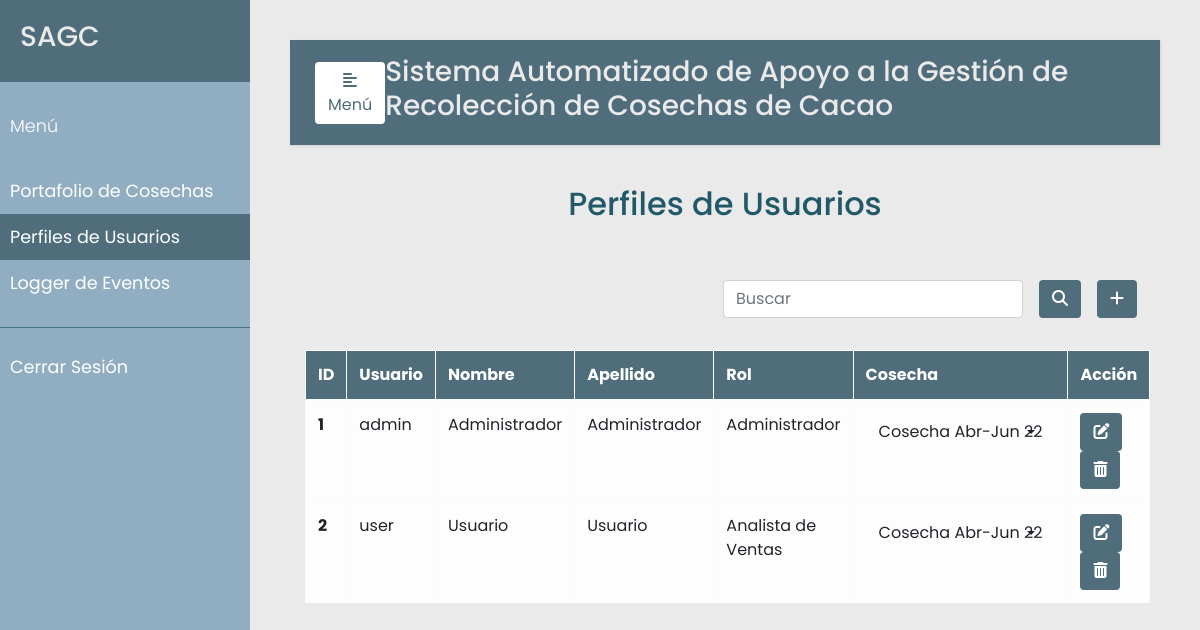
/perfiles (signed in), run on an earlier commit of the app's database.
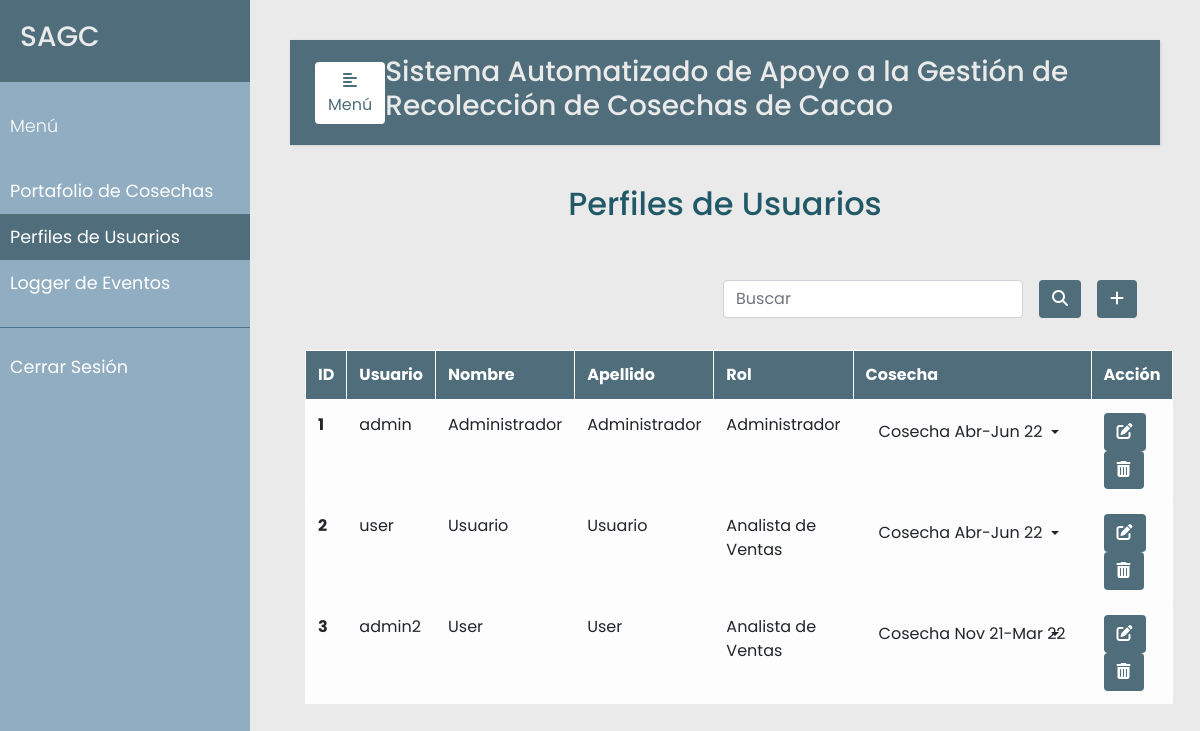
And on a later commit of the database.
### src/models.py (models this page shows, shortened)
class Usuario(db.Model):
    __tablename__ = 'usuarios'
    id = db.Column(db.Integer, primary_key=True)
    nombre_usuario = db.Column(db.String(20), nullable=False, unique=True)
    nombre = db.Column(db.String(30), nullable=False)
    apellido = db.Column(db.String(30), nullable=False)
    password = db.Column(db.String(80), nullable=False)
    rol = db.Column(db.Integer, db.ForeignKey('rols.id'), nullable=False)
    cosechas = db.relationship('Cosecha', secondary=user_cosecha, backref='usuarios', lazy=True)

class Rol(db.Model):
    __tablename__ = 'rols'
    id = db.Column(db.Integer, primary_key=True)
    nombre = db.Column(db.String(120), nullable=False, unique=True)
    user = db.relationship('Usuario', backref='rols', lazy=True)

class Cosecha(db.Model):
    __tablename__ = 'cosechas'
    id = db.Column(db.Integer, primary_key=True)
    descripcion = db.Column(db.String(120), unique=True)
    inicio = db.Column(db.DateTime, nullable=False)
    cierre = db.Column(db.DateTime, nullable=False)
    estado = db.Column(db.Boolean, default=True)
    compras = db.relationship('Compra', backref='cosechas')

### src/perfiles.py (the view, shortened to what this page needs)
@app.route("/perfiles", methods=['GET', 'POST'])
@login_required
@admin_only
def perfiles():
    error=None
    usuarios = Usuario.query.all()
    cosechas = Cosecha.query.all()
    rols = Rol.query.all()
    return render_template("perfiles.html", error=error, usuarios=usuarios, rols=rols, cosechas=cosechas)

### src/decoradores.py (called while the page is built)
def login_required(f):
    @wraps(f)
    def wrap(*args, **kwargs):
        if 'logged_in' in session:
            return f(*args, **kwargs)
        else:
            flash('Necesitas iniciar sesión primero')
            return redirect(url_for('login'))
    return wrap

def admin_only(f):
    @wraps(f)
    def wrap(*args, **kwargs):
        if 'rol_admin' in session and session['rol_admin'] == True:
            return f(*args, **kwargs)
        else:
            flash("Debes ser administrador para ver 'Perfiles de Usuarios'.")
            return redirect(url_for('recolector'))
    return wrap

### templates/perfiles.html (shortened to what this page needs)
{% extends "base.html" %}
{% set active_page = "perfiles" %}
{% block content %}
    <div class="container h-100">
        <p class="text-center h2 fw-bold mb-5 mx-1 mx-md-4 mt-4">Perfiles de Usuarios</p>
        <div class="d-flex flex-row-reverse bd-highlight">
            <div class="p-2 bd-highlight">
              <button type="button" class="btn" style="color:#fff; background-color:#4F6D7A;" data-toggle="modal" data-target="#exampleModalLong">
                <i class="fa-solid fa-plus"></i>
              </button>
            </div>
            <div class="p-2 bd-highlight" style="display:flex; align-content: flex-end;">
              <form action='/perfiles/search' method="post" class="form-inline" style="justify-content: flex-end">
                <input class="form-control mr-3 w-75" type="text" placeholder="Buscar" aria-label="Buscar" name="search_perfil">
                <button type="submit" id="search_perfil" name="action-type" value="search" class="btn" style="color:#fff; background-color:#4F6D7A;">
                  <i class="fas fa-search" aria-hidden="true"></i>
                </button>
              </form>
            </div>
        </div>
        <br/>
        <table class="table table-bordered table-light table-hover">
          <thead>
            <tr>
              <th scope="col">ID</th>
              <th scope="col">Usuario</th>
              <th scope="col">Nombre</th>
              <th scope="col">Apellido</th>
              <th scope="col">Rol</th>
              <th scope="col">Cosecha</th>
              <th scope="col">Acción</th>
            </tr>
          </thead>
          <tbody>
            {% for u in usuarios %}
            <tr>
              <th scope="row">{{u.id}}</th>
              <td>{{u.nombre_usuario}}</td>
              <td>{{u.nombre}}</td>
              <td>{{u.apellido}}</td>
              <td>{{u.rols.nombre}}</td>
              <td>
                {% if u.cosechas|length > 0 %}
                  <div class="dropdown">
                    <button class="btn dropdown-toggle" type="button" id="dropdownMenuButton" data-toggle="dropdown" aria-haspopup="true" aria-expanded="false">
                      {{u.cosechas[0].descripcion}}
                    </button>
                  </div>
                {% else %}
                  <i>Ninguna</i>
                {% endif %}
              </td>
              <td>
                <button type="button" class="btn action" data-toggle="modal" data-target="#edit-modal-{{u.id}}">
                  <i class="fas fa-edit"></i>
                </button>
                <button type="button" class="btn action" data-toggle="modal" data-target="#delete-modal-{{u.id}}">
                  <i class="fas fa-trash-alt"></i>
                </button>
              </td>
            </tr>
            </div>
            {% endfor %}
    </div>
{% endblock %}

What changed in the data, as far as the page shows it:
added Usuario: id "3", nombre_usuario "admin2", nombre "User", apellido "User", rols.nombre "Analista de Ventas", descripcion "Cosecha Nov 21-Mar 22"
